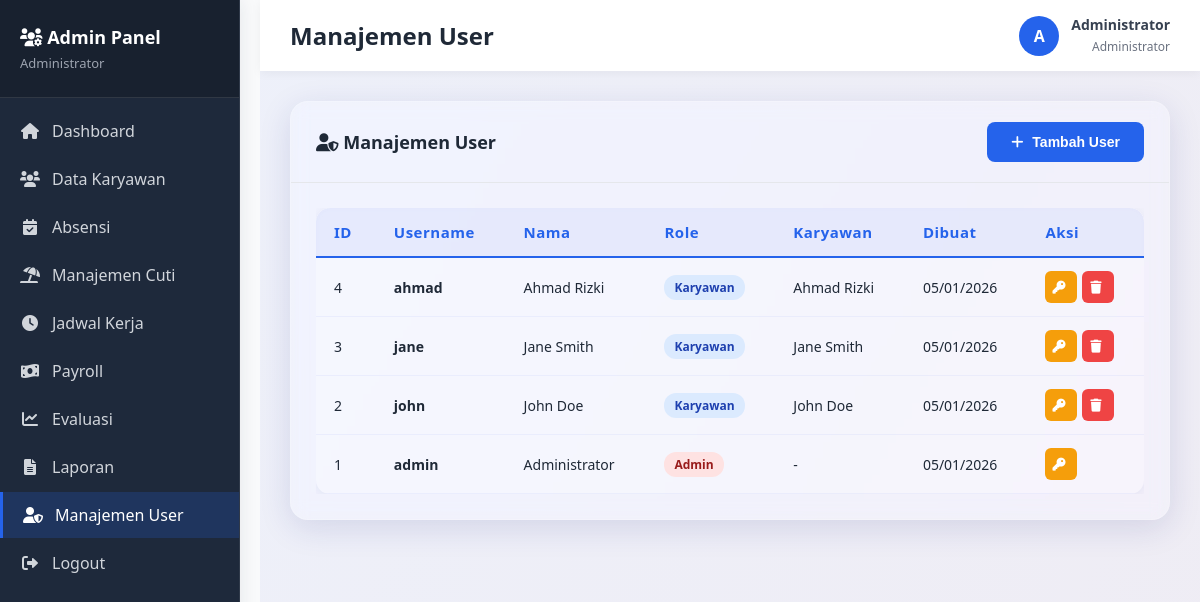
The page /admin/users.php (signed in) on the database its author committed.
### tables this page shows
CREATE TABLE users (
    id INT PRIMARY KEY AUTO_INCREMENT,
    username VARCHAR(50) UNIQUE NOT NULL,
    password VARCHAR(255) NOT NULL,
    role ENUM('admin', 'karyawan') NOT NULL,
    nama VARCHAR(100) NOT NULL,
    id_karyawan INT NULL,
    created_at TIMESTAMP DEFAULT CURRENT_TIMESTAMP
);

CREATE TABLE karyawan (
    id INT PRIMARY KEY AUTO_INCREMENT,
    nama VARCHAR(100) NOT NULL,
    jabatan VARCHAR(50) NOT NULL,
    departemen VARCHAR(50) NOT NULL,
    email VARCHAR(100),
    telepon VARCHAR(20),
    tanggal_masuk DATE,
    gaji_pokok DECIMAL(15,2) DEFAULT 0,
    status ENUM('aktif', 'non-aktif') DEFAULT 'aktif',
    created_at TIMESTAMP DEFAULT CURRENT_TIMESTAMP
);

### admin/users.php (the view, shortened to what this page needs)
<?php
require_once '../config.php';
$userList = $conn->query("
    SELECT u.*, k.nama as nama_karyawan
    FROM users u
    LEFT JOIN karyawan k ON u.id_karyawan = k.id
    ORDER BY u.id DESC
");
?>
<!DOCTYPE html>
<html lang="id">
<head>
    <link rel="stylesheet" href="../assets/css/style.css">
    <link rel="stylesheet" href="https://cdnjs.cloudflare.com/ajax/libs/font-awesome/6.0.0/css/all.min.css">
</head>
<body>
    <div class="dashboard">
        <?php include 'sidebar.php'; ?>
        <main class="main-content">
            <?php include 'topbar.php'; ?>
            <div class="content">
                <div class="card">
                    <div class="card-header">
                        <h3><i class="fas fa-user-shield"></i> Manajemen User</h3>
                        <button class="btn btn-primary" onclick="showAddModal()">
                            <i class="fas fa-plus"></i> Tambah User
                        </button>
                    </div>
                    <div class="card-body">
                        <div class="table-responsive">
                            <table>
                                <thead>
                                    <tr>
                                        <th>ID</th>
                                        <th>Username</th>
                                        <th>Nama</th>
                                        <th>Role</th>
                                        <th>Karyawan</th>
                                        <th>Dibuat</th>
                                        <th>Aksi</th>
                                    </tr>
                                </thead>
                                <tbody>
                                    <?php while ($row = $userList->fetch_assoc()): ?>
                                        <tr>
                                            <td><?php echo $row['id']; ?></td>
                                            <td><strong><?php echo $row['username']; ?></strong></td>
                                            <td><?php echo $row['nama']; ?></td>
                                            <td>
                                                <span class="badge <?php echo $row['role']==='admin' ? 'badge-danger' : 'badge-info'; ?>">
                                                    <?php echo ucfirst($row['role']); ?>
                                                </span>
                                            </td>
                                            <td><?php echo $row['nama_karyawan'] ?: '-'; ?></td>
                                            <td><?php echo date('d/m/Y', strtotime($row['created_at'])); ?></td>
                                            <td>
                                                <div class="action-buttons">
                                                    <button class="btn btn-sm btn-warning btn-icon"
                                                            onclick="resetPassword(<?php echo $row['id']; ?>)"
                                                            title="Reset Password">
                                                        <i class="fas fa-key"></i>
                                                    </button>
                                                    <?php if ($row['id'] != $_SESSION['user_id']): ?>
                                                        <button class="btn btn-sm btn-danger btn-icon"
                                                                onclick="deleteUser(<?php echo $row['id']; ?>)"
                                                                title="Hapus">
                                                            <i class="fas fa-trash"></i>
                                                        </button>
                                                    <?php endif; ?>
                                                </div>
                                            </td>
                                        </tr>
                                    <?php endwhile; ?>
                                </tbody>
                            </table>
                        </div>
                    </div>
                </div>
            </div>
        </main>
    </div>
</body>
</html>

### admin/sidebar.php
<aside class="sidebar">
    <div class="sidebar-header">
        <h2><i class="fas fa-users-cog"></i> Admin Panel</h2>
        <p><?php echo $_SESSION['nama']; ?></p>
    </div>
    <ul class="sidebar-menu">
        <li><a href="dashboard.php" <?php echo basename($_SERVER['PHP_SELF']) === 'dashboard.php' ? 'class="active"' : ''; ?>>
            <i class="fas fa-home"></i> Dashboard</a></li>
        <li><a href="karyawan.php" <?php echo basename($_SERVER['PHP_SELF']) === 'karyawan.php' ? 'class="active"' : ''; ?>>
            <i class="fas fa-users"></i> Data Karyawan</a></li>
        <li><a href="absensi.php" <?php echo basename($_SERVER['PHP_SELF']) === 'absensi.php' ? 'class="active"' : ''; ?>>
            <i class="fas fa-calendar-check"></i> Absensi</a></li>
        <li><a href="cuti.php" <?php echo basename($_SERVER['PHP_SELF']) === 'cuti.php' ? 'class="active"' : ''; ?>>
            <i class="fas fa-umbrella-beach"></i> Manajemen Cuti</a></li>
        <li><a href="jadwal.php" <?php echo basename($_SERVER['PHP_SELF']) === 'jadwal.php' ? 'class="active"' : ''; ?>>
            <i class="fas fa-clock"></i> Jadwal Kerja</a></li>
        <li><a href="payroll.php" <?php echo basename($_SERVER['PHP_SELF']) === 'payroll.php' ? 'class="active"' : ''; ?>>
            <i class="fas fa-money-bill-wave"></i> Payroll</a></li>
        <li><a href="evaluasi.php" <?php echo basename($_SERVER['PHP_SELF']) === 'evaluasi.php' ? 'class="active"' : ''; ?>>
            <i class="fas fa-chart-line"></i> Evaluasi</a></li>
        <li><a href="laporan.php" <?php echo basename($_SERVER['PHP_SELF']) === 'laporan.php' ? 'class="active"' : ''; ?>>
            <i class="fas fa-file-alt"></i> Laporan</a></li>
        <li><a href="users.php" <?php echo basename($_SERVER['PHP_SELF']) === 'users.php' ? 'class="active"' : ''; ?>>
            <i class="fas fa-user-shield"></i> Manajemen User</a></li>
        <li><a href="../logout.php"><i class="fas fa-sign-out-alt"></i> Logout</a></li>
    </ul>
</aside>

### admin/topbar.php
<div class="topbar">
    <div class="topbar-left">
        <h1><?php
            $page = basename($_SERVER['PHP_SELF'], '.php');
            $titles = [
                'dashboard' => 'Dashboard',
                'karyawan' => 'Data Karyawan',
                'absensi' => 'Manajemen Absensi',
                'cuti' => 'Manajemen Cuti',
                'jadwal' => 'Jadwal Kerja',
                'payroll' => 'Payroll',
                'evaluasi' => 'Evaluasi Karyawan',
                'laporan' => 'Laporan',
                'users' => 'Manajemen User'
            ];
            echo $titles[$page] ?? 'Admin Panel';
        ?></h1>
    </div>
    <div class="topbar-right">
        <div class="user-info">
            <div class="user-avatar"><?php echo strtoupper(substr($_SESSION['nama'], 0, 1)); ?></div>
            <div class="user-details">
                <strong><?php echo $_SESSION['nama']; ?></strong>
                <small>Administrator</small>
            </div>
        </div>
    </div>
</div>

### assets/css/style.css (style rules this page uses)
* { margin: 0; padding: 0; box-sizing: border-box; }
:root { --primary-color: #2563eb; --secondary-color: #1e40af; --success-color: #10b981; --danger-color: #ef4444; --warning-color: #f59e0b; --info-color: #3b82f6; --dark-color: #1f2937; --light-color: #f9fafb; --border-color: #e5e7eb; --text-color: #374151; --text-light: #6b7280; }

### rows shown on the page
users: id "4", username "ahmad", nama "Ahmad Rizki", role "Karyawan", id_karyawan.nama "Ahmad Rizki", created_at "05/01/2026"
users: id "3", username "jane", nama "Jane Smith", role "Karyawan", id_karyawan.nama "Jane Smith", created_at "05/01/2026"
users: id "2", username "john", nama "John Doe", role "Karyawan", id_karyawan.nama "John Doe", created_at "05/01/2026"
users: id "1", username "admin", nama "Administrator", role "Admin", nama_karyawan "-", created_at "05/01/2026"

### other values the page prints
$_SESSION['nama'] "Administrator"
$titles[$page] "Manajemen User"
substr($_SESSION['nama'], 0, 1) "A"
